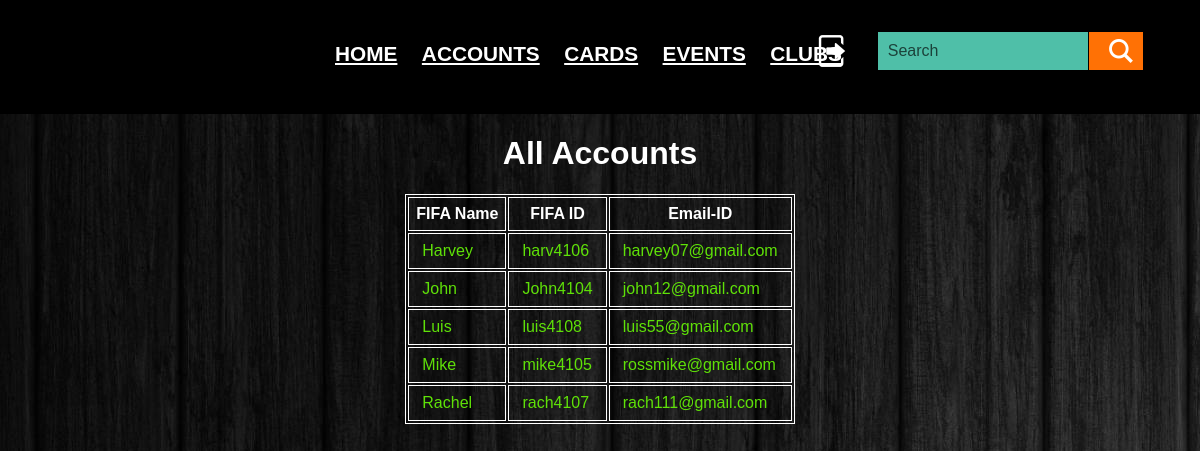
The page /accounts_admin.php (signed in) on the database its author committed.
### tables this page shows
CREATE TABLE IF NOT EXISTS `accounts` (
  `fifa_id` varchar(20) NOT NULL,
  `fifa_name` varchar(20) NOT NULL,
  `email_id` varchar(20) DEFAULT NULL,
  `pwd` varchar(20) DEFAULT NULL,
  `fifa_coins` int(11) DEFAULT NULL,
  `training_xp` int(11) DEFAULT NULL,
  PRIMARY KEY (`fifa_id`),
  UNIQUE KEY `fifa_name` (`fifa_name`)
);

### accounts_admin.php (the view)
<?php
require('admin_menu.php');
require('db_connect.php');
if(isset($_POST['account'])){
    $fifa_name = $_POST['account'];
    echo "<h1><center>$fifa_name</center></h1>";
    $acc_qry = "SELECT * FROM accounts WHERE fifa_name='$fifa_name'";
    $acc = mysqli_query($conn,$acc_qry) or die('Failed to get account: '.mysqli_error($conn));
    $row = mysqli_fetch_array($acc);
    $fifa_id = $row['fifa_id'];
    echo '<table style="border: None; margin-left: 10%" cellpadding=6';
    echo '<tr>
            <th align="left" style="border: None;"> FIFA ID : </th>
            <td style="border: None;">'.$row['fifa_id'].'</td>
          </tr>
          <tr>
            <th align="left" style="border: None;"> Email-ID : </th>
            <td style="border: None;">'.$row['email_id'].'</td>
          </tr>
          <tr><th style="border: None;"></th></tr>
          <tr><th style="border: None;"></th></tr>
          <tr>
            <th align="left" style="border: None;"> FIFA-Coins : </th>
            <td style="border: None;">'.$row['fifa_coins'].'</td>
          </tr>
          <tr>
            <th align="left" style="border: None;"> Training XP :</th>
            <td style="border: None;">'.$row['training_xp'].'</td>
          </tr>';
    echo '</table>';
    echo '<br><br>';
    $qry_for = "SELECT * FROM owned o, player_cards p WHERE o.card_id = p.card_id AND fifa_id = '$fifa_id'
                AND position IN ('CF','RW','LW')";
    $for = mysqli_query($conn,$qry_for) or die("Failed to find forwards: ".mysqli_error($conn));
    $qry_mid = "SELECT * FROM owned o, player_cards p WHERE o.card_id = p.card_id AND fifa_id = '$fifa_id'
                AND position IN ('CM','RM','LM')";
    $mid = mysqli_query($conn,$qry_mid) or die("Failed to find midfielders: ".mysqli_error($conn));
    $qry_def = "SELECT * FROM owned o, player_cards p WHERE o.card_id = p.card_id AND fifa_id = '$fifa_id'
                AND position IN ('CB','RB','LB','GK')";
    $def = mysqli_query($conn,$qry_def) or die("Failed to find defenders: ".mysqli_error($conn));
    echo '<center>';
    echo '<h2>Forwards</h2>';
    echo '<form action="admin_card.php" method="post">';
    echo '<table cellpadding=5 >
          <tr>
          <th> Player Name </th>
          <th> Position </th>
          <th> Card Level </th>
          <th> Event </th>
          <th> Country </th>
          </tr>';
    while ($row = mysqli_fetch_array($for)) {
        if($row['lvl'] == 100){
            echo '<tr style="color : #fc4747;">
                  <td ><input type = "submit" name = "card" style="color:#fa6900; border: None; background-color: inherit;"
                   value="'.$row['player_name'].'"></td>
                  <td>'.$row['position'].'</td>
                  <td><b> MAX </b></td>
                  <td>'.$row['event_name'].'</td>
                  <td>'.$row['country'].'</td>
                  </tr>';
        }
        else{
            echo '<tr>
                  <td><input type = "submit" name = "card" style="color:#5fe108; border: None; background-color: inherit;"
                   value="'.$row['player_name'].'"></td>
                  <td>'.$row['position'].'</td>
                  <td>'.$row['lvl'].'</td>
                  <td>'.$row['event_name'].'</td>
                  <td>'.$row['country'].'</td>
                  </tr>';
        }
    }
    echo '</table></form>';
    echo '<h2>Midfielders</h2>';
    echo '<form action="admin_card.php" method="post">';
    echo '<table cellpadding=5 >
          <tr>
          <th> Player Name </th>
          <th> Position </th>
          <th> Card Level </th>
          <th> Event </th>
          <th> Country </th>
          </tr>';
    while ($row = mysqli_fetch_array($mid)) {
        if($row['lvl'] == 100){
            echo '<tr style="color : #fc4747;">
                  <td><input type = "submit" name = "card" style="color:#fa6900; border: None; background-color: inherit;"
                   value="'.$row['player_name'].'"></td>
                  <td>'.$row['position'].'</td>
                  <td><b> MAX </b></td>
                  <td>'.$row['event_name'].'</td>
                  <td>'.$row['country'].'</td>
                  </tr>';
        }
        else{
            echo '<tr>
                  <td><input type = "submit" name = "card" style="color:#5fe108; border: None; background-color: inherit;"
                   value="'.$row['player_name'].'"></td>
                  <td>'.$row['position'].'</td>
                  <td>'.$row['lvl'].'</td>
                  <td>'.$row['event_name'].'</td>
                  <td>'.$row['country'].'</td>
                  </tr>';
        }
    }
    echo '</table></form>';
    echo '<h2>Defenders and Goal Keepers</h2>';
    echo '<form action="admin_card.php" method="post">';
    echo '<table cellpadding=5 >
          <tr>
          <th> Player Name </th>
          <th> Position </th>
          <th> Card Level </th>
          <th> Event </th>
          <th> Country </th>
          </tr>';
    while ($row = mysqli_fetch_array($def)) {
        if($row['lvl'] == 100){
            echo '<tr style="color : #fc4747;">
                  <td><input type = "submit" name = "card" style="color:#fa6900; border: None; background-color: inherit;"
                   value="'.$row['player_name'].'"></td>
                  <td>'.$row['position'].'</td>
                  <td><b> MAX </b></td>
                  <td>'.$row['event_name'].'</td>
                  <td>'.$row['country'].'</td>
                  </tr>';
        }
        else{
            echo '<tr>
                  <td><input type = "submit" name = "card" style="color:#5fe108; border: None; background-color: inherit;"
                   value="'.$row['player_name'].'"></td>
                  <td>'.$row['position'].'</td>
                  <td>'.$row['lvl'].'</td>
                  <td>'.$row['event_name'].'</td>
                  <td>'.$row['country'].'</td>
                  </tr>';
        }
    }
    echo '</table></form>';
    echo '</center>';
    echo '<br><form action = "" method = "post" style="margin-left: 10%;">
          <input type="submit" value = "Back" >
          </form>';
}
else{
    echo '<h1><center>All Accounts</center></h1>';
    $qry = "SELECT * FROM accounts";
    $accounts = mysqli_query($conn,$qry) or die('Failed to get accounts: '.mysqli_error($conn));
    echo '<form action="" method="post">';
    echo '<table cellpadding=7 align=center>';
    echo '<tr>
          <th> FIFA Name </th>
          <th> FIFA ID </th>
          <th> Email-ID </th>
          </tr>';
    while($row = mysqli_fetch_array($accounts)){
      $fifa_name = $row['fifa_name'];
      echo "<tr>
            <td><button name='account' type='submit' value = '$fifa_name'
                style='color:#5fe108; border: None; background-color: inherit;'>".$row['fifa_name']."</button></td>
            <td><button name='account' type='submit' value = '$fifa_name'
                style='color:#5fe108; border: None; background-color: inherit;'>".$row['fifa_id']."</button></td>
            <td><button name='account' type='submit' value = '$fifa_name'
                style='color:#5fe108; border: None; background-color: inherit;'>".$row['email_id']."</button></td>
            </tr>";
    }
}
?>

### css/home_styles.css (style rules this page uses)
html { font-family: sans-serif; -webkit-text-size-adjust: 100%; -ms-text-size-adjust: 100%; }
body { margin: 0; }
button, html input[type="button"], input[type="reset"], input[type="submit"] { -webkit-appearance: button; cursor: pointer; }
input, button, select, textarea { font-family: inherit; font-size: inherit; line-height: inherit; }
::placeholder { color: black; opacity: 0.65; }

### admin_menu.php (style rules this page uses)
body { color: white; background-image: url(images/admin_bg.jpg); background-attachment:fixed; }
table, th, td { border: 1px solid white; }

### rows shown on the page
accounts: fifa_name "Harvey", fifa_id "harv4106", email "harvey07@gmail.com"
accounts: fifa_name "John", fifa_id "John4104", email "john12@gmail.com"
accounts: fifa_name "Luis", fifa_id "luis4108", email "luis55@gmail.com"
accounts: fifa_name "Mike", fifa_id "mike4105", email "rossmike@gmail.com"
accounts: fifa_name "Rachel", fifa_id "rach4107", email "rach111@gmail.com"
